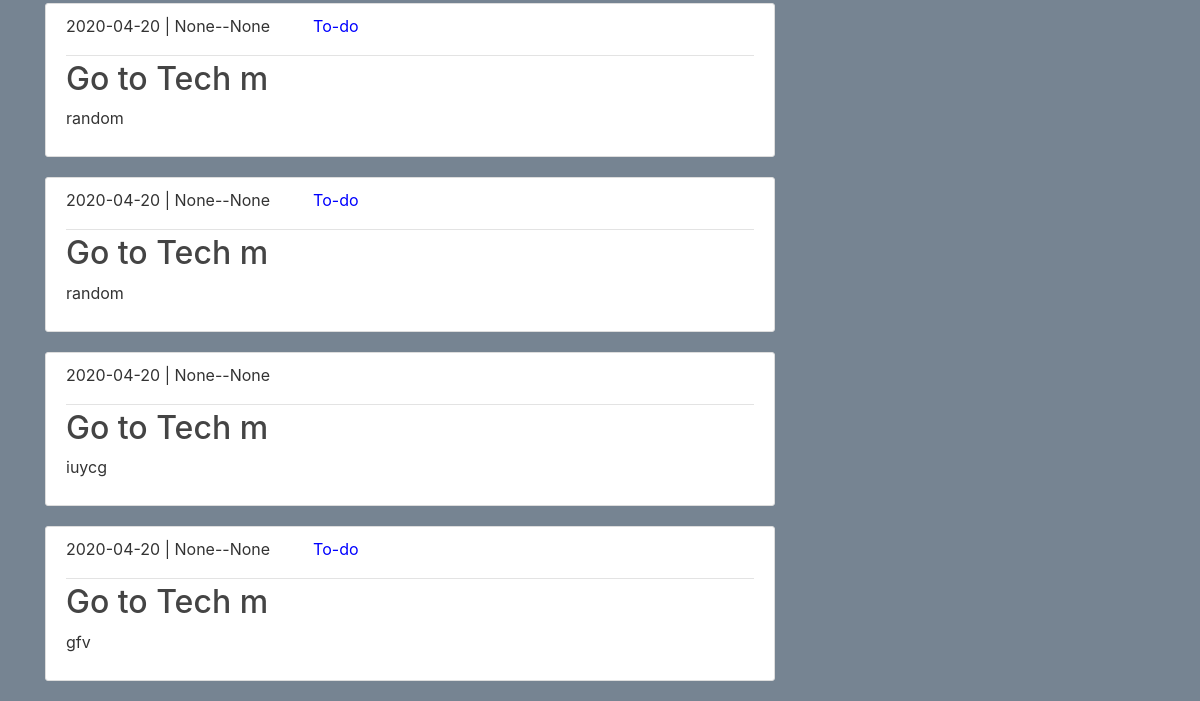
/dashboard (signed in, lower part), run on an earlier commit of the app's database.
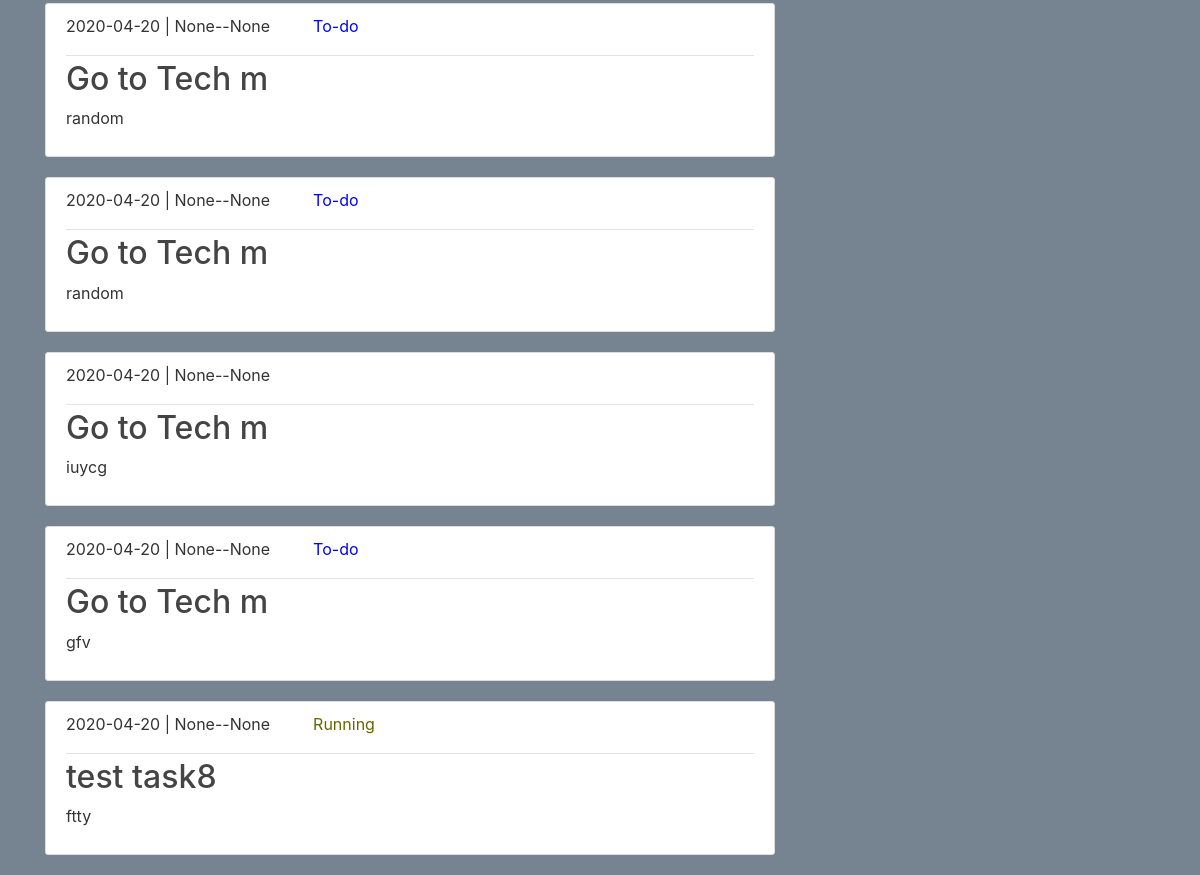
And on a later commit of the database.
### durango/models.py (models this page shows, shortened)
class Task(db.Model):
    id=db.Column(db.Integer,primary_key=True)
    title=db.Column(db.String(100), nullable=False)
    date=db.Column(db.Date(),nullable=False)
    starttime=db.Column(db.Time,nullable=True)
    endtime=db.Column(db.Time,nullable=True)
    remindtime=db.Column(db.Time,nullable=True)#remindtime
    details=db.Column(db.Text,nullable=True)
    status=db.Column(db.String(20),nullable=False)
    user_id=db.Column(db.Integer, db.ForeignKey('user.id'),nullable=False)

### durango/routes.py (the view)
@app.route("/dashboard", methods=['GET', 'POST'])
@login_required
def dashboard():
    tasks=Task.query.all()
    form1=SearchForm()
    form2=SelectDate()
    if form1.validate_on_submit():
        return render_template('search_task.html', title='Searched Task', tasks=tasks,form1=form1)
    if form2.validate_on_submit():
        return redirect(url_for('piechart',task_date=form2.date.data))
    return render_template('dashboard.html', title='Dashboard', tasks=tasks,form1=form1,form2=form2)

### durango/models.py (called while the page is built)
@login_manager.user_loader
def load_user(user_id):
    return User.query.get(int(user_id)) #getting user by id

### durango/templates/dashboard.html (shortened to what this page needs)
{% extends "layout.html"%}
{% block content %}
  {% for task in tasks %}
  {%if current_user.id==task.user_id%}
    <article class="media content-section">
      <div class="media-body">
        <div class="article-metadata">
          <p class="mr-2 ">{{ task.date }}  | {{ task.starttime }}--{{task.endtime}} &nbsp;&nbsp;&nbsp;&nbsp;
            {%if task.status=='To-do' %}
          <span class="text-black ml-3" style="color: blue"> {{task.status}}
          </span>
          {%endif%}
          {%if task.status=='Running'%}
          <span class="text-black ml-3" style="color:  #666600"> {{task.status}}
          </span>
          {%endif%}
        </p>
        </div>
        <h2><a class="article-title" href="{{url_for('task',task_id=task.id)}}">{{ task.title }}</a></h2>
        <p class="article-content">{{ task.details }}</p>
      </div>
    </article>
  {%endif%}
  {% endfor %}
</div>
<div class="col-md-4" style="margin-top: 50px">
{% endblock content%}

### durango/templates/layout.html (shortened to what this page needs)
<!DOCTYPE html>
<html>
<head>
    <link rel="stylesheet" href="https://stackpath.bootstrapcdn.com/bootstrap/4.1.3/css/bootstrap.min.css">
    <link rel="stylesheet" type="text/css"  href="{{url_for('static', filename='main.css')}}">
</head>
<body>
	<main role="main" class="container">
  <div class="row">
    <div class="col-md-8">
      {% block content %}{% endblock %}
    </div>
</main>
</body>
</html>

### durango/static/main.css (style rules this page uses)
body { background: #768492; color: #333333; margin-top: 5rem; }
h1,h2, h3, h4, h5, h6 { color: #444444; }
.content-section { background: #ffffff; padding: 10.1px 20px; border: 1px solid #dddddd; border-radius: 3px; margin-bottom: 20px; }
.article-title { color: #444444; }
.article-content { white-space: pre-line; }
.article-metadata { padding-bottom: 1px; margin-bottom: 4px; border-bottom: 1px solid #e3e3e3 }

What changed in the data, as far as the page shows it:
added Task: date "2020-04-20", starttime "None", endtime "None", status "Running", title "test task8", details "ftty"
